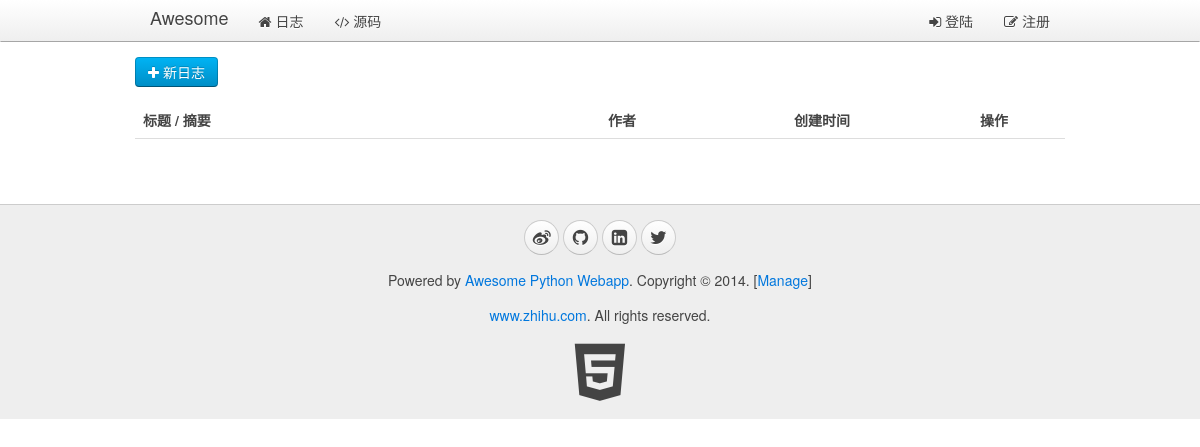
The app's page /manage_blogs/, older data.
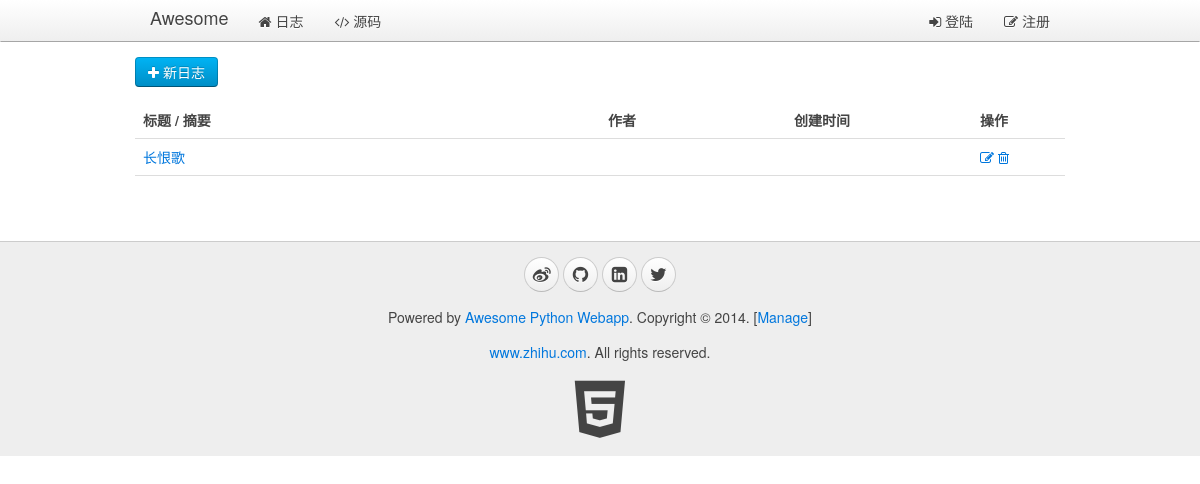
The same page, newer data.
### Blog/models.py (models this page shows, shortened)
@python_2_unicode_compatible
class Blog(models.Model):
    id = models.CharField(max_length=50, default=next_id(), primary_key=True)
    user_id = models.CharField(max_length=50, null=True)
    user_name = models.CharField(max_length=50, null=True)
    user_image = models.CharField(max_length=500, null=True)
    name = models.CharField(max_length=50, null=True)
    summary = models.CharField(max_length=200, null=True)
    content = models.TextField(null=True)
    created_at = models.DateTimeField(default=timezone.now)

### Blog/views.py (the view)
# urls.py: url(r'^manage_blogs/$', views.manage_blogs, name='manage_blogs'),
def manage_blogs(request,page='1'):
    return render(request,'Blog/manage_blogs.html',context={
        'blogs': Blog.objects.order_by('created_at')[::-1]
    })

### Blog/templates/Blog/manage_blogs.html (shortened to what this page needs)
{% extends 'Blog/__base__.html' %}
{% block content %}
<div id="manage_form" class="uk-width-1-1">
    <a href="/create_blogs	" class="uk-button uk-button-primary">
		<i class="uk-icon-plus"></i> 新日志
	</a>
    <table class="uk-table uk-table-hover">
        <thead>
            <tr>
                <th class="uk-width-5-10">标题 / 摘要</th>
                <th class="uk-width-2-10">作者</th>
                <th class="uk-width-2-10">创建时间</th>
                <th class="uk-width-1-10">操作</th>
            </tr>
        </thead>
        <tbody>
			{% for blog in blogs %}
				<td>
					<a href="/blogs/{{ blog.id }}">{{ blog.name }}</a>
				</td>
                <td>
                </td>
                <td>
                </td>
                <td>
                    <a href="#0" v-on="click: edit_blog(blog)"><i class="uk-icon-edit"></i></a>
                    <a href="#0" v-on="click: delete_blog(blog)"><i class="uk-icon-trash-o"></i></a>
				</td>
			{% endfor %}
        </tbody>
    </table>
</div>
{% endblock %}

Row changes from the older to the newer data that the page shows:
added Blog: name "长恨歌"
